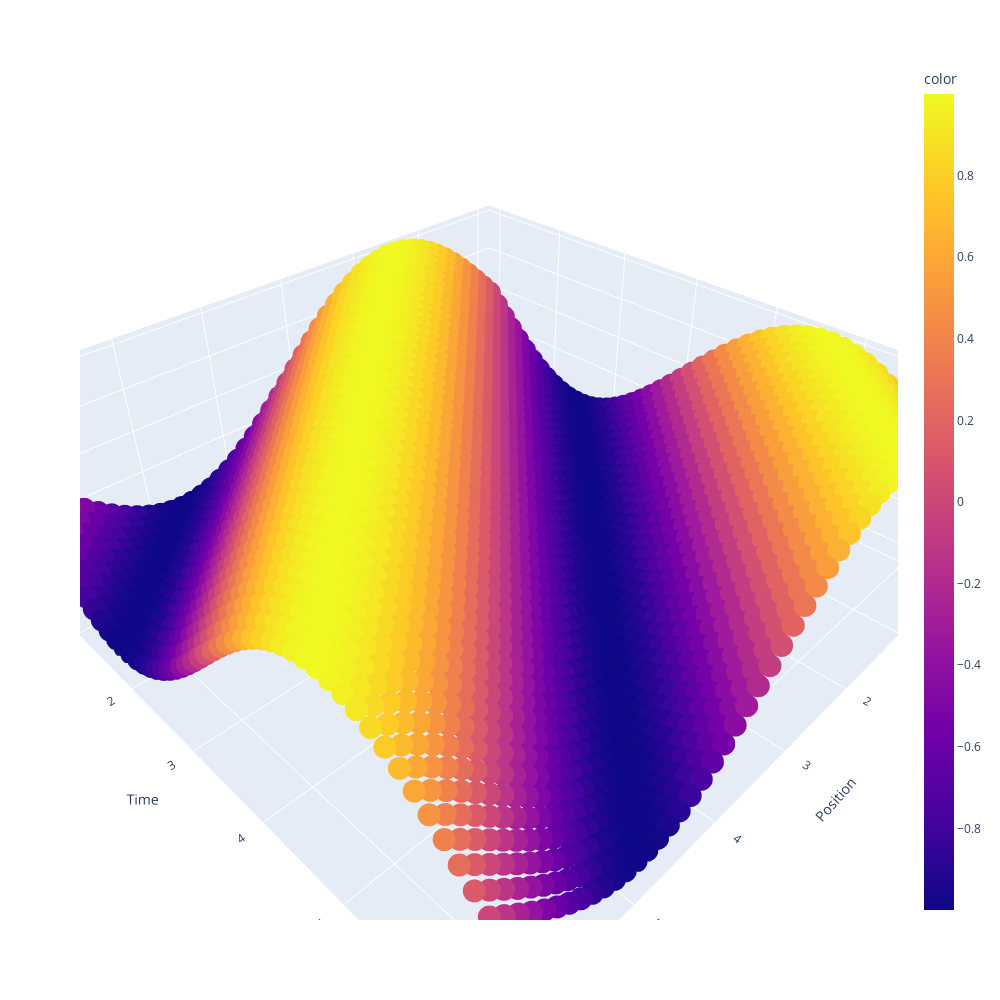

Notebook code for this chart:
### Markdown cell above
### Traveling wave as a function of time and position

### Code cell
import plotly.express as px

# Parameters for the traveling wave
A = 1.0         # Amplitude
wavelength = 2.0 * np.pi
k = 2 * np.pi / wavelength  # Wave number
T = 2.0 * np.pi
omega = 2 * np.pi / T  # Angular frequency
phi = 0.0       # Phase

# Create a grid of x and t values
x = np.linspace(0, 2 * np.pi, 50)
t = np.linspace(0, 2 * np.pi, 50)
X, T = np.meshgrid(x, t)

# Calculate the wave amplitude for each combination of x and t
Y = A * np.sin(k * X - omega * T + phi)

px.scatter_3d(x=X.ravel(), 
              y=T.ravel(), 
              z=Y.ravel(), 
              color = Y.ravel(),
              labels={'x': 'Position', 'y': 'Time', 'z': 'Amplitude'},
              width=1000, 
              height=1000)

### Figure 1 — Plotly figure (JSON) as saved in the notebook; plotly's stock layout.template omitted (floating-point values rounded to 4 significant figures; data arrays with more than 128 entries replaced by an {"elided": "..."} marker saying what was removed)
{"data": [{"hovertemplate": "Position=%{x}<br>Time=%{y}<br>Amplitude=%{z}<br>color=%{marker.color}<extra></extra>", "legendgroup": "", "marker": {"color": {"elided": "2500 float values"}, "coloraxis": "coloraxis", "symbol": "circle"}, "mode": "markers", "name": "", "scene": "scene", "showlegend": false, "type": "scatter3d", "x": {"elided": "2500 float values"}, "y": {"elided": "2500 float values"}, "z": {"elided": "2500 float values"}}], "layout": {"coloraxis": {"colorbar": {"title": {"text": "color"}}, "colorscale": [[0, "#0d0887"], [0.1111, "#46039f"], [0.2222, "#7201a8"], [0.3333, "#9c179e"], [0.4444, "#bd3786"], [0.5556, "#d8576b"], [0.6667, "#ed7953"], [0.7778, "#fb9f3a"], [0.8889, "#fdca26"], [1, "#f0f921"]]}, "height": 1000, "legend": {"tracegroupgap": 0}, "margin": {"t": 60}, "scene": {"domain": {"x": [0, 1], "y": [0, 1]}, "xaxis": {"title": {"text": "Position"}}, "yaxis": {"title": {"text": "Time"}}, "zaxis": {"title": {"text": "Amplitude"}}}, "width": 1000}}
